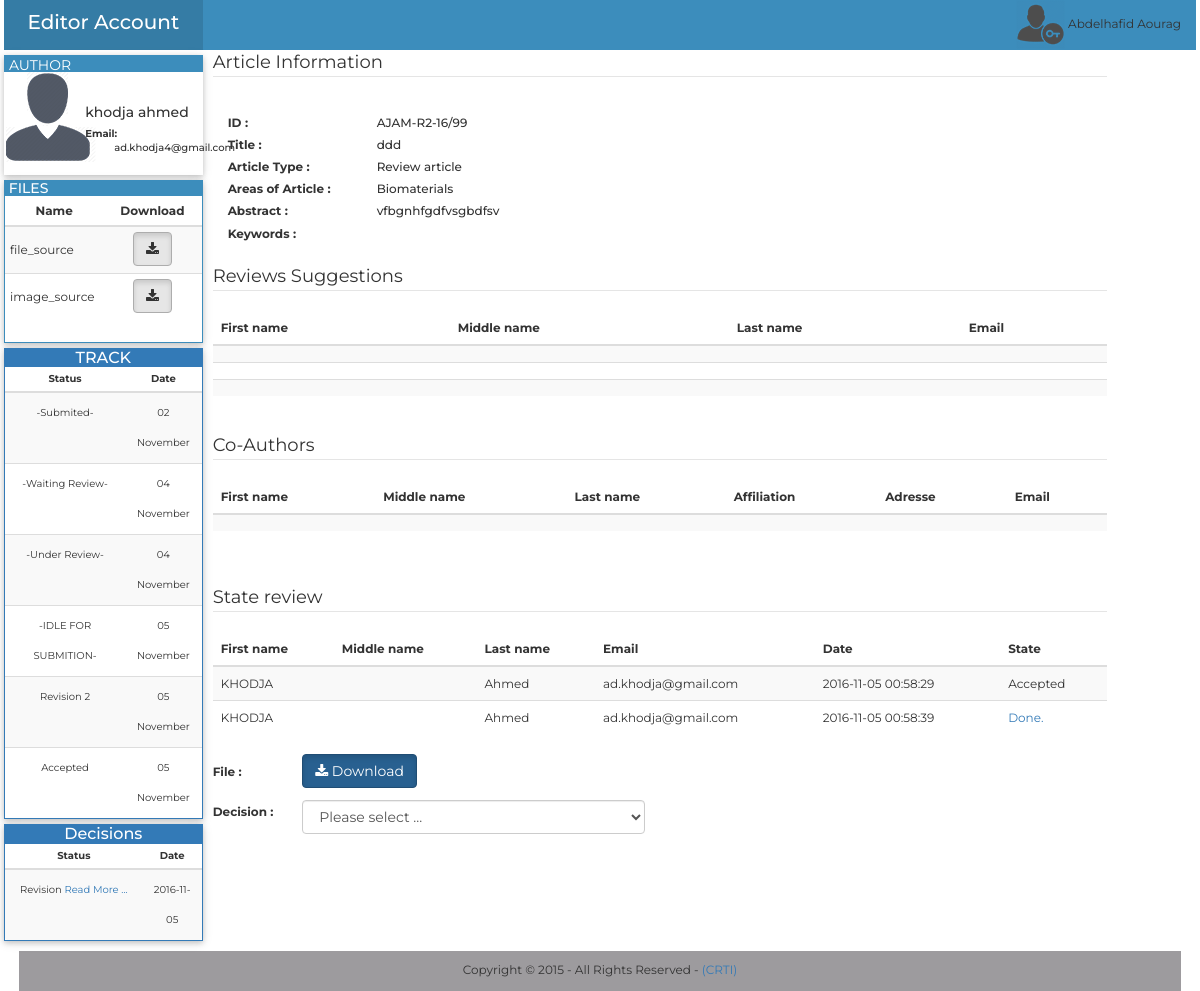
Page /Editor-in-chief/php/show_rev2.php?idar=99&et_e=187&idau=19 (signed in) on the committed database.
### tables this page shows
CREATE TABLE `personne` (
  `id` int(11) NOT NULL AUTO_INCREMENT,
  `fname` varchar(255) NOT NULL,
  `mname` varchar(255) DEFAULT NULL,
  `lname` varchar(255) NOT NULL,
  `affiliation` varchar(255) NOT NULL,
  `adresse` varchar(255) NOT NULL,
  `city` varchar(255) NOT NULL,
  `state` varchar(255) NOT NULL,
  `contry` varchar(255) NOT NULL,
  `pcode` varchar(10) NOT NULL,
  `email` varchar(255) NOT NULL,
  `phone` varchar(20) DEFAULT NULL,
  `fax` varchar(20) DEFAULT NULL,
  `password` varchar(255) NOT NULL,
  `date` datetime DEFAULT NULL,
  `title` varchar(255) NOT NULL,
  `grade` varchar(255) NOT NULL,
  PRIMARY KEY (`id`),
  UNIQUE KEY `email` (`email`)
);

CREATE TABLE `file` (
  `id` int(11) NOT NULL AUTO_INCREMENT,
  `name` varchar(255) NOT NULL,
  `size` varchar(255) DEFAULT NULL,
  `article` int(11) NOT NULL,
  `type` varchar(20) NOT NULL,
  `extension` varchar(255) DEFAULT NULL,
  PRIMARY KEY (`id`),
  KEY `article_fk` (`article`),
  CONSTRAINT `article_fk` FOREIGN KEY (`article`) REFERENCES `article` (`id`) ON DELETE CASCADE ON UPDATE CASCADE
);

CREATE TABLE `state_editor` (
  `id` int(11) NOT NULL AUTO_INCREMENT,
  `article` int(11) NOT NULL,
  `file` int(11) DEFAULT NULL,
  `etat` varchar(255) NOT NULL,
  `date` datetime NOT NULL,
  `editor` int(11) NOT NULL,
  `vu` varchar(255) DEFAULT 'no',
  PRIMARY KEY (`id`),
  KEY `fk_article_editor_chef` (`article`),
  KEY `fk_file_editor_chef` (`file`),
  CONSTRAINT `fk_article_editor_chef` FOREIGN KEY (`article`) REFERENCES `article` (`id`) ON DELETE CASCADE ON UPDATE CASCADE,
  CONSTRAINT `fk_file_editor_chef` FOREIGN KEY (`file`) REFERENCES `file` (`id`) ON DELETE CASCADE ON UPDATE CASCADE
);

CREATE TABLE `decision` (
  `id` int(11) NOT NULL AUTO_INCREMENT,
  `decision` text NOT NULL,
  `state_author` int(11) NOT NULL,
  `article` int(11) NOT NULL,
  `editor` int(11) NOT NULL,
  `date` date NOT NULL,
  `file` varchar(255) DEFAULT NULL,
  `type` varchar(255) NOT NULL,
  PRIMARY KEY (`id`)
);

CREATE TABLE `article` (
  `etiquette` varchar(255) DEFAULT NULL,
  `id` int(11) NOT NULL AUTO_INCREMENT,
  `author` int(11) NOT NULL,
  `title` mediumtext NOT NULL,
  `type` varchar(255) NOT NULL,
  `area` varchar(255) NOT NULL,
  `abstract` text NOT NULL,
  `keywords` text NOT NULL,
  `date` datetime NOT NULL,
  `state` varchar(255) NOT NULL,
  `cle` varchar(255) NOT NULL,
  PRIMARY KEY (`id`),
  KEY `author` (`author`),
  CONSTRAINT `author` FOREIGN KEY (`author`) REFERENCES `personne` (`id`) ON DELETE CASCADE ON UPDATE CASCADE
);

CREATE TABLE `sug_rev` (
  `id` int(11) NOT NULL AUTO_INCREMENT,
  `fname` varchar(255) NOT NULL,
  `lname` varchar(255) NOT NULL,
  `mname` varchar(255) NOT NULL,
  `email` varchar(255) NOT NULL,
  `article` int(255) DEFAULT NULL,
  PRIMARY KEY (`id`)
);

CREATE TABLE `co_author` (
  `id` int(11) NOT NULL AUTO_INCREMENT,
  `fname` varchar(100) NOT NULL,
  `mname` varchar(100) DEFAULT NULL,
  `lname` varchar(100) NOT NULL,
  `affiliation` varchar(255) NOT NULL,
  `adresse` varchar(255) NOT NULL,
  `email` varchar(100) NOT NULL,
  `article` int(11) NOT NULL,
  PRIMARY KEY (`id`),
  KEY `article` (`article`),
  CONSTRAINT `article` FOREIGN KEY (`article`) REFERENCES `article` (`id`) ON DELETE CASCADE ON UPDATE CASCADE
);

CREATE TABLE `reviewer` (
  `id` int(11) NOT NULL AUTO_INCREMENT,
  `password` varchar(255) NOT NULL,
  `author` int(11) DEFAULT NULL,
  `fname` varchar(255) NOT NULL,
  `mname` varchar(255) DEFAULT NULL,
  `lname` varchar(255) NOT NULL,
  `email` varchar(255) NOT NULL,
  PRIMARY KEY (`id`)
);

### Editor-in-chief/php/show_rev2.php (the view, shortened to what the rows shown need)
<?php
$id_article=$_GET['idar'];
include_once("../../../../php/cnx.php");
$select = $conn->query("SELECT etiquette,title,type,area,abstract,keywords,author FROM article WHERE id=".$id_article);
$row = $select->fetch_assoc();
$select_etat = $conn->query("SELECT id, etat,file, DATE_FORMAT(date, '%d %M') as date FROM state_editor WHERE article=".$id_article);
$select_decision = $conn->query("SELECT id,decision,type,date FROM decision WHERE article=".$id_article);
?>
<!doctype html>
<html xmlns="http://www.w3.org/1999/html" xmlns="http://www.w3.org/1999/html">
<head>
    <link href="../../../../bootstrap/css/bootstrap.min.css" rel="stylesheet" type="text/css">
    <link rel="stylesheet" href="../css/font-awesome.css" type="text/css" />
    <link href="https://cdn.datatables.net/1.10.10/css/dataTables.bootstrap.min.css" rel="stylesheet" type="text/css">
    <link href="../css/show2.css" rel="stylesheet" type="text/css">
</head>
<body>
<div class="container-fluid">
    <div class="row menu_row">
        <?php
        $select_author=$conn->query("SELECT fname,lname,email FROM personne WHERE id=".$row['author']);
        $row_author= $select_author->fetch_assoc();
        ?>
        <div class="col-sm-2 menu">
            <div class="row profile">
                <div class="col-sm-7 pading_profile text_moyen">
                    <div class="form-group">
                        <div class="row min_height">
                            <label class="col-lg-12 control-label no_padding font_14" for="text"><?php echo $row_author['fname']." ".$row_author['lname']; ?>  </label>
                        </div>
                        <div class="row min_height">
                            <label class="col-lg-3 control-label no_padding" for="text">Email: </label>
                            <label class="col-lg-9 control-label no_padding text_label" for="text">&nbsp;<?php echo" ". $row_author['email']  ?> </label>
                        </div>
                    </div>
                </div>
            </div>
            <div class="row menu">
                <div class="panel panel-info panel_perso">
                    <div class="panel-body panel_body_perso">
                        <div class="row">
                            <table class="table table-striped table-condensed">
                                <thead>
                                <tr>
                                    <th width="50%" class="text-center">Name</th>
                                    <th width="50" class="text-center">Download</th>
                                </tr>
                                </thead>
                                <tbody>
                                <?php
                                $file_sources=$conn->query("SELECT name,size,type from file WHERE article=".$id_article." AND type like '%source'");
                                while($file_res=$file_sources->fetch_assoc()){
                                    echo "<tr><td><span class='line_height'>".$file_res['type']."</span></td>";
                                    echo "<td class='text-center'><a href=\"downloads.php?id=".$row["author"]."&ida=".$id_article."&a=".$file_res['name']."\" style=\"color: #FFFFFF\"><button type=\"button\" class=\"btn btn-default active\"><i class=\"fa fa-download\"></i> </button></a></td></tr>";
                                }
                                ?>
                                </tbody>
                            </table>
                        </div>
                    </div>
                </div>
            </div>
            <div class="row menu">
                <?php
                if($select_etat->num_rows!=0){
                    echo"
<div class=\"panel panel-primary panel_perso\">
<div class=\"panel-heading head_perso\">
<h3 class=\"panel-title text-center\">TRACK</h3>
 </div>
  <table class=\"table table-striped table-condensed font_10\">
    <thead>
      <tr>
        <th  class=\"text-center\">Status</th>
        <th   class=\"text-center\">Date</th>
      </tr>
    </thead>
    <tbody>";
                    while($row_etat = $select_etat->fetch_assoc()){
                        echo"
      <tr>
        <td class=\"text-center \"style=\"line-height:3;\">".$row_etat['etat']."</td>
        <td class=\"text-center\" style=\"line-height:3;\">".$row_etat['date']."</td>
      </tr>
    ";
                    }
                    echo"</tbody>
  </table>
</div>
";
                }
                ?>
            </div>
            <div class="row menu">
                <?php
                if($select_decision->num_rows!=0){
                    echo"
<div class=\"panel panel-primary panel_perso\">
<div class=\"panel-heading head_perso\">
<h3 class=\"panel-title text-center\">Decisions</h3>
 </div>
  <table class=\"table table-striped table-condensed font_10\">
    <thead>
      <tr>
        <th width=\"70%\" class=\"text-center\">Status</th>
        <th   class=\"text-center\">Date</th>
      </tr>
    </thead>
    <tbody>";
                    while($row_decision = $select_decision->fetch_assoc()){
                        echo"
      <tr>
        <td class=\"text-center \"style=\"line-height:3;\">".$row_decision['type']." <a href=\"#\" data-width=\"700\" data-rel=".$row_decision['id']." class=\"poplight\">Read More ...</a></td>
        <td class=\"text-center\" style=\"line-height:3;\">".$row_decision['date']."</td>
      </tr>
 <div id=".$row_decision['id']." class=\"popup_block\">
                <p>Decision :</br></br>".utf8_encode(nl2br($row_decision['decision']))."</p>
            </div>
    ";
                    }
                    echo"</tbody>
  </table>
</div>
";
                }
                ?>
            </div>
        </div>
        <div class="col-sm-9 pad" >
            <div class="form-group">
                <div class="row">
                    <div class="form-group">
                        <div class="col-lg-10">
                            <label for="text" class=" control-label text-left texte text_label"id="titre" ><?php echo $row['etiquette'].$id_article; ?> </label>
                        </div>
                    </div>
                </div><div class="row">
                    <div class="form-group">
                        <div class="col-lg-10">
                            <label for="text" class=" control-label text-left texte text_label"id="titre" ><?php echo $row['title']; ?> </label>
                        </div>
                    </div>
                </div>
                <div class="row">
                    <div class="form-group">
                        <div class="col-lg-10">
                            <label for="text" class=" control-label text-left texte text_label"id="type_article" ><?php echo $row['type']; ?> </label>
                        </div>
                    </div>
                </div>
                <div class="row">
                    <div class="form-group">
                        <div class="col-lg-10">
                            <label for="text" class=" control-label text-left texte text_label"id="area_article" ><?php echo $row['area']; ?> </label>
                        </div>
                    </div>
                </div>
                <div class="row">
                    <div class="form-group">
                        <div class="col-lg-10">
                            <label for="text" class="  text-left texte text_label"id="abstract_article" ><?php  echo $row['abstract'] ; ?> </label>
                        </div>
                    </div>
                </div>
                <?php
                $select2 = $conn->query("SELECT fname,mname,lname,email FROM sug_rev WHERE article=".$id_article);
                echo"
<div class=\"row\"><legend class='texte_legend'>Reviews Suggestions</legend> </div>
<div class=\"row\">
    <table class=\"table table-striped\" >
    <thead>
      <tr>
        <th>First name</th>
        <th>Middle name</th>
        <th>Last name</th>
        <th>Email</th>
      </tr>
    </thead>
    <tbody>";
                while($row2 = $select2->fetch_assoc()){
                    echo"
      <tr>
        <td class='texte'>".$row2['fname']."</td>
        <td class='texte'>".$row2['mname']."</td>
        <td class='texte'>".$row2['lname']."</td>
        <td class='texte'>".$row2['email']."</td>
      </tr>
                    ";
                }
                echo"</tbody>
  </table>
</div>
                       ";
                ?>
                <?php
                $co=$conn->query("SELECT fname,mname,lname,affiliation,adresse,email  FROM co_author WHERE article=".$id_article);
                if ($co->num_rows!=0) {
                    echo"
<div class=\"row\"><legend class='texte_legend'>Co-Authors </legend> </div>
<div class=\"row\">
    <table class=\"table table-striped\" >
    <thead>
      <tr>
        <th>First name</th>
        <th>Middle name</th>
        <th>Last name</th>
        <th>Affiliation</th>
        <th>Adresse</th>
        <th>Email</th>
      </tr>
    </thead>
    <tbody>";
                    while($co_row = $co->fetch_assoc()){
                        echo"
      <tr>
        <td class='texte'>".$co_row['fname']."</td>
        <td class='texte'>".$co_row['mname']."</td>
        <td class='texte'>".$co_row['lname']."</td>
        <td class='texte'>".$co_row['affiliation']."</td>
        <td class='texte'>".$co_row['adresse']."</td>
        <td class='texte'>".$co_row['email']."</td>
      </tr>
                    ";
                    }
                    echo"</tbody>
  </table>
</div>
                       ";
                }
                ?>
                <div class="row">
                    <?php
                    $review=$conn->query("SELECT reviewer,date_accepte,resultat,date_result,date,state from state_review WHERE article=".$id_article." AND type='Review 2'");
                    if($review)
                    {
                        $row_cnt = $review->num_rows;
                        if($row_cnt!=0){
                        echo"
<legend class='texte_legend'>State review </legend> <table class=\"table table-striped\" >
    <thead>
      <tr>
        <th>First name</th>
        <th>Middle name</th>
        <th>Last name</th>
        <th>Email</th>
        <th>Date</th>
        <th>State</th>
      </tr>
    </thead>
    <tbody>";}
                        while ($res_rev=$review->fetch_assoc()){
                            $reviewver=$conn->query("SELECT fname,mname,lname,email from reviewer WHERE id=".$res_rev["reviewer"]);
                            if($reviewver){
                                $rev_inf=$reviewver->fetch_assoc();
                            }else{die('Error : ('. $conn->error .') '. $conn->error);}
                            echo"
    <tr>
        <td class='texte'>".$rev_inf['fname']."</td>
        <td class='texte'>".$rev_inf['mname']."</td>
        <td class='texte'>".$rev_inf['lname']."</td>
        <td class='texte'>".$rev_inf['email']."</td>
        <td class='texte'>".$res_rev["date"]."</td>
    ";if($res_rev["state"]!=null){
                                if($res_rev["state"]=='Finished'){
                                    echo" <td class='texte'> <a href=\"#\" data-width=\"700\" data-rel=d".$res_rev["resultat"]." class=\"poplight\">Done.</a></td>  ";
                                }else{
                                    echo" <td class='texte'>".$res_rev["state"]."</td>  ";}
                            }else
                            {
                                echo" <td class='texte'>-----</td>  ";
                            }
                        }
                        echo"</tr></tbody></table>";
                    }
                    ?>
                </div>
            </div>
        </div>
    </div>
</body>
</html>

### rows in the picture
personne: fname "khodja", lname "ahmed", email "ad.khodja4@gmail.com"
file: type "file_source"
file: type "image_source"
state_editor: etat "-Submited-", date "02 November"
state_editor: etat "-Waiting Review-", date "04 November"
state_editor: etat "-Under Review-", date "04 November"
state_editor: etat "-IDLE FOR SUBMITION-", date "05 November"
state_editor: etat "Revision 2", date "05 November"
state_editor: etat "Accepted", date "05 November"
decision: type "Revision", date "2016-11-05"
article: etiquette "AJAM-R2-16/", title "ddd", type "Review article", area "Biomaterials", abstract "vfbgnhfgdfvsgbdfsv"
reviewer: fname "KHODJA", lname "Ahmed", email "ad.khodja@gmail.com"

### other values in the picture
$_SESSION['editor_in_chief_fname'] "Abdelhafid"
$_SESSION['editor_in_chief_lname'] "Aourag"
$id_article "99"
$res_rev["date"] "2016-11-05 00:58:29"
$res_rev["state"] "Accepted"
$res_rev["date"] "2016-11-05 00:58:39"
